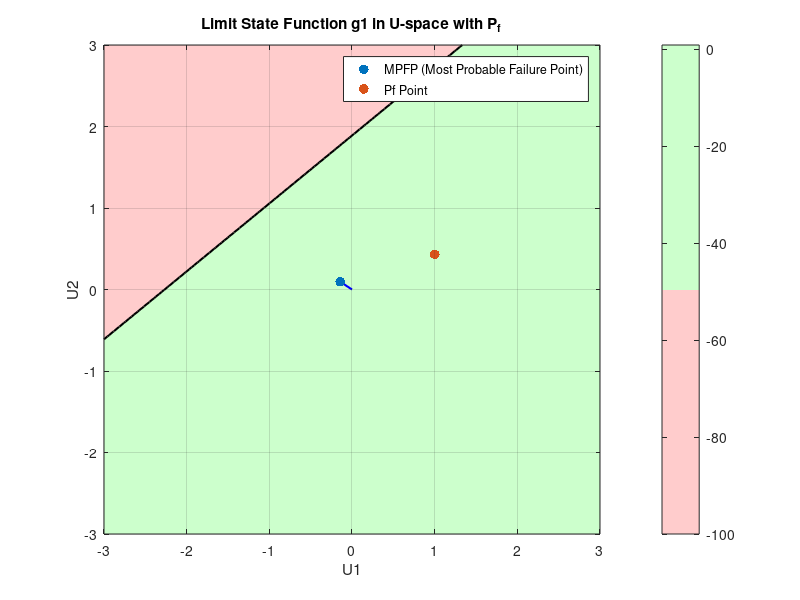
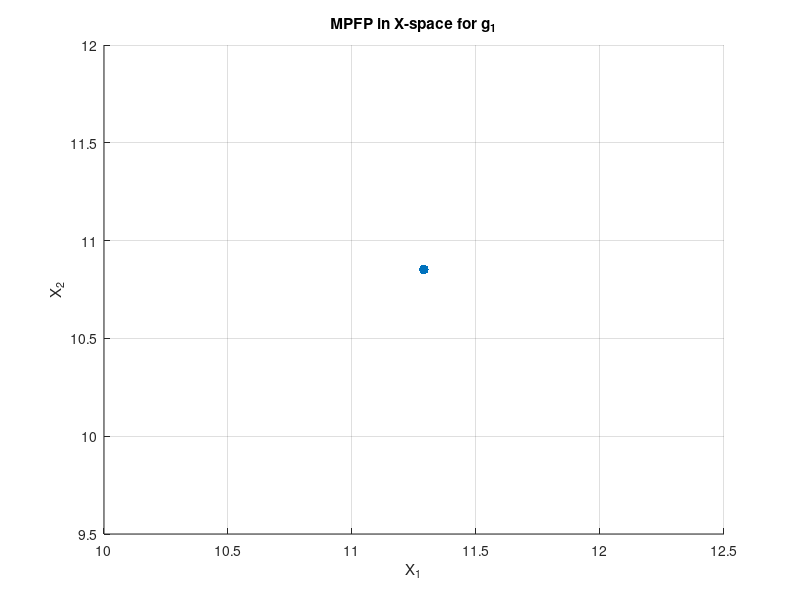

The MATLAB script that drew these images, in order:
% FORM - Hasofer-Lind Rackwitz- Fiessler Iteration
% According to example of C. Bucher, 
% Stochastic Simulation Methods and Structural Reliability, 
% 2015, T. Lahmer
% Code mofified for the problem

function [pf, beta] = ExampleClass_quadratic_FORM_g1

% Statistical properties of first random variable (X1)
m1 = 12; % Mean
s1 = 5;  % Standard deviation

% Statistical properties of second random variable (X2)
m2 = 10; % Mean
s2 = 9;  % Standard deviation

% Initialize the vector u (standard normal space)
u0 = [0; 0];  % Basic initial guess
u = u0;
uall = u';

tol = 1e-7;  % Tighter convergence tolerance
max_iter = 100;  % Maximum number of iterations
damping_factor = 0.02;  % Small damping factor for stability

% Iterate to find the Most Probable Point (MPP)
for i = 1:max_iter
    g = grad_g1(u, s1, s2, m1, m2);  % Gradient of g1
    gtg = g' * g;
    gtu = g' * u;
    f = limitState_g1(u, s1, s2, m1, m2);  % Limit-state function for g1
    lambda_update = damping_factor * (f - gtu) / gtg;
    v = g * (-lambda_update) - u;
    
    % Update u and check convergence
    u_new = u + v;
    uall = [uall; u_new'];
    
    % Print intermediate u and beta for observation
    fprintf('Iteration %d: u = [%f, %f], beta = %f\n', i, u_new(1), u_new(2), sqrt(u_new' * u_new));

    if norm(u_new - u) < tol
        break;
    end
    u = u_new;
    
    % Update beta (Safety index)
    beta = sqrt(u' * u);
end

% Print results for 4.3
fprintf('\nSafety Index beta = %f ', beta);
fprintf('\nProbability of failure pf = %f \n', normcdf(-beta));

% Calculate probability of failure
pf = normcdf(-beta);

% Backtransformation into original space
x1s = s1 * u(1) + m1;  % X1 in original space
x2s = s2 * u(2) + m2;  % X2 in original space

% Print MPFP
fprintf('\nMPFP in U-space: u* = [%f, %f]\n', u(1), u(2));
fprintf('MPFP in X-space: X* = [%f, %f]\n', x1s, x2s);

% --- Plot 1: Limit State Function in U-space with Separation (for 4.4 and 4.5) ---

figure;

% Create a grid of points in U-space
[u1_grid, u2_grid] = meshgrid(linspace(-3, 3, 100), linspace(-3, 3, 100));

% Compute the limit state function g1 over the grid
g_values = zeros(size(u1_grid));
for i = 1:size(u1_grid, 1)
    for j = 1:size(u1_grid, 2)
        g_values(i, j) = limitState_g1([u1_grid(i, j); u2_grid(i, j)], s1, s2, m1, m2);
    end
end

% Plot the limit state boundary (g = 0) and fill below/above the limit state
contourf(u1_grid, u2_grid, g_values, [-100 0], 'LineColor', 'none'); % Failure region (red)
hold on;
contour(u1_grid, u2_grid, g_values, [0 0], 'LineColor', 'black', 'LineWidth', 1.5); % Limit state boundary (g = 0)
colormap([1 0.8 0.8; 0.8 1 0.8]); % Red for failure region, green for safe region
colorbar;
hold on;

% Plot the iteration path, MPFP, and Pf point
h1 = plot(uall(:,1), uall(:,2), 'b-', 'LineWidth', 1.5); % Path to MPP in U-space
h2 = scatter(u(1), u(2), 50, 'filled', 'r'); % MPFP in U-space
h3 = scatter(1, pf, 50, 'filled', 'g'); % Pf as a green point in U-space

% Add labels and title
xlabel('U1');
ylabel('U2');
title('Limit State Function g1 in U-space with P_f');

% Add legend
legend([h2, h3], {'MPFP (Most Probable Failure Point)', 'Pf Point'}, 'Location', 'best');

grid on;

% --- Plot MPFP in X-space (for 4.5) ---
figure;
scatter(x1s, x2s, 50, 'filled', 'r');
xlabel('X_1');
ylabel('X_2');
title('MPFP in X-space for g_1');
grid on;

end

% Gradient of limit-state function g1
function grad_g1 = grad_g1(u, s1, s2, m1, m2)
    x1 = s1 * u(1) + m1;
    x2 = s2 * u(2) + m2;
    grad_g1 = [3; -2];  % Derivatives of g1
end

% Limit-state function g1 = 3*X1 - 2*X2 + 18
function ls_g1 = limitState_g1(u, s1, s2, m1, m2)
    x1 = s1 * u(1) + m1;
    x2 = s2 * u(2) + m2;
    ls_g1 = 3 * x1 - 2 * x2 + 18;  % Limit-state function g1
end